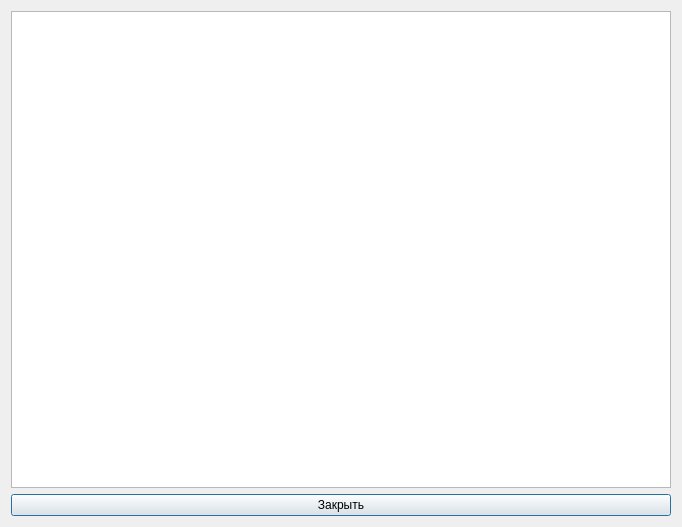
<?xml version="1.0" encoding="UTF-8"?>
<ui version="4.0">
 <class>RefWindow</class>
 <widget class="QDialog" name="RefWindow">
  <property name="geometry">
   <rect>
    <x>0</x>
    <y>0</y>
    <width>682</width>
    <height>527</height>
   </rect>
  </property>
  <property name="windowTitle">
   <string>Справка</string>
  </property>
  <layout class="QVBoxLayout" name="verticalLayout">
   <item>
    <widget class="QTextEdit" name="textEdit">
     <property name="font">
      <font>
       <pointsize>9</pointsize>
      </font>
     </property>
    </widget>
   </item>
   <item>
    <widget class="QPushButton" name="pushButton">
     <property name="font">
      <font>
       <pointsize>9</pointsize>
      </font>
     </property>
     <property name="text">
      <string>Закрыть</string>
     </property>
    </widget>
   </item>
  </layout>
 </widget>
 <resources/>
 <connections/>
</ui>
